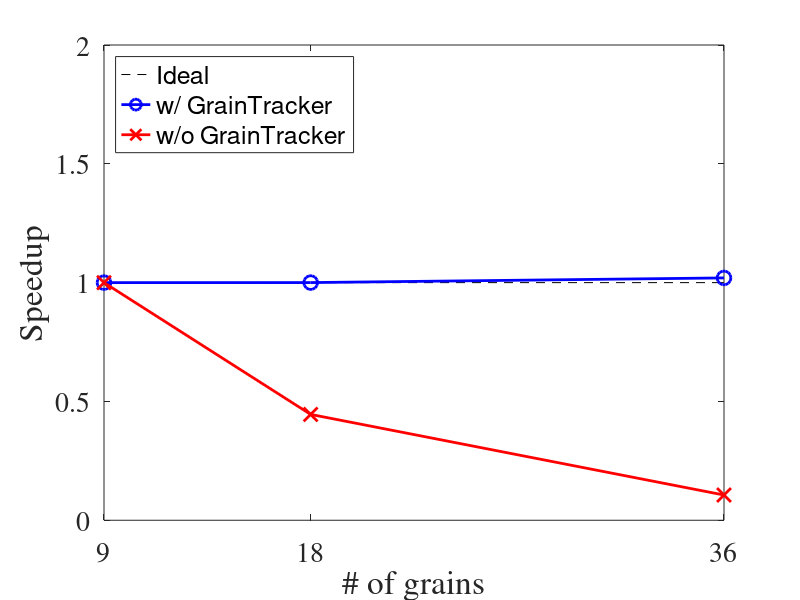

Write MATLAB code to recreate this figure.
NP_NN = [9 18 36];
t_tot_GT = [1467.348 1467.054 1438.815];
t_tot_nGT = [2123.287 4767.428 20000];

%[NP_NN, t_tot_NN, t_transfer_NN, t_Xolotl_NN, t_wrap_perc_NN, t_PF_NN, t_PF_perc_NN] = LoadData_weak_scaling_NN();
%[NP_NN, t_tot_NN, t_transfer_NN, t_Xolotl_NN, t_wrap_perc_NN, t_PF_NN, t_PF_perc_NN] = LoadData_weak_scaling_CR();


tnorm_totGT = t_tot_GT/t_tot_GT(1);
tnorm_totnGT = t_tot_nGT/t_tot_nGT(1);

perf_totGT = 1 ./tnorm_totGT;
perf_totnGT = 1 ./tnorm_totnGT;

NP_ideal = [9 36];
perf_ideal = [1 1];

plot(NP_ideal, perf_ideal, 'k--');
hold on;
plot(NP_NN, perf_totGT, 'b-o','LineWidth', 2, 'MarkerSize', 10);
plot(NP_NN, perf_totnGT, 'r-x','LineWidth', 2, 'MarkerSize', 10);

xlim([9 36]);
ylim([0 2]);

set(gca,'XTick', NP_NN);
a = get(gca,'XTickLabel');
set(gca,'XTickLabel',a,'FontName','Times','fontsize',20);
xlabel('# of grains', 'FontSize', 24);
ylabel('Speedup', 'FontSize', 24);

legend({'Ideal', 'w/ GrainTracker', 'w/o GrainTracker'}, 'Location', 'northwest');